Frame 1 (no input): blank canvas, image omitted
Frame 60 (no input): blank canvas, image omitted
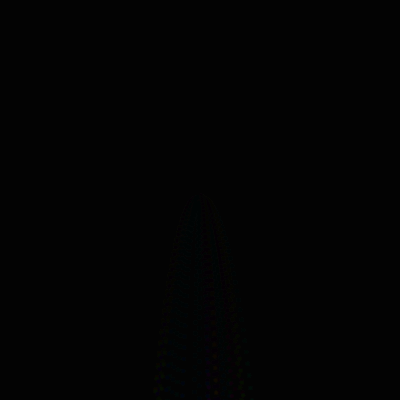
Frame 120 (the mouse pressed at the canvas centre since frame 60)

The p5.js sketch whose frames 1 and 60 were blank and that drew this single picture after the mouse press (run headless with seeded random() and noise() and a simulated clock; from frame 60 on, the mouse is pressed at the canvas centre):

// p5.js sketch
// ── sketch.js
function setup() {
  createCanvas(400, 400);
  colorMode(HSB, 360, 100, 100, 100);
}

var sparkles = [];


function draw() {
  background(0, 10);

  noStroke();

  for (var i = 0; i < sparkles.length; i = i + 1) {
    var sparkle = sparkles[i];
    
    fill(sparkle.h, 100, 120-sparkle.frames/2);
    ellipse(sparkle.x, sparkle.y, 4);

    sparkle.x = sparkle.x + sparkle.vx;
    sparkle.y = sparkle.y + sparkle.vy;

    // add a little friction & gravity
    sparkle.vx = sparkle.vx * 0.99;
    sparkle.vy = sparkle.vy * 0.99 + .5;

    // count how many frames the sparkle has been visible
    sparkle.frames = sparkle.frames + 1;
  }

  // remove any sparkles older than 240 frames
  while (sparkles.length > 0 && sparkles[0].frames > 240) {
    sparkles.shift();
  }
}

function mousePressed() {
  for (var i = 0; i < 30; i = i + 1) {
    var angle = random(TWO_PI);
    var distance = random(1.5,2);

    sparkles.push({
      h: random(360),
      x: mouseX,
      y: mouseY,
      vx: distance * sin(angle),
      vy: distance * cos(angle),
      frames: 0
    });
  }
}
